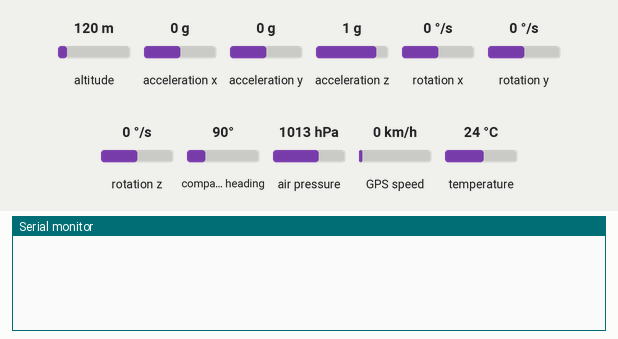
Recording of a sketch running on a simulated Arduino Uno, built with avr-gcc and run on an emulated ATmega328P. On the bench: the last lines printed to the serial monitor. The inputs (shaded band) are chosen by the test bench; at power-on: altitude 120 m, acceleration x 0 g, acceleration y 0 g, acceleration z 1 g, rotation x 0 °/s, rotation y 0 °/s, rotation z 0 °/s, compass heading 90°, air pressure 1013 hPa, GPS speed 0 km/h, temperature 24 °C. The GPS gets a fix after 3 s at 37.7749, -122.4194 with 8 satellites; no radio packets arrive unless stated.

Above: at 1.2 s.
1.3 s: altitude set to 20 m
At 4.5 s:
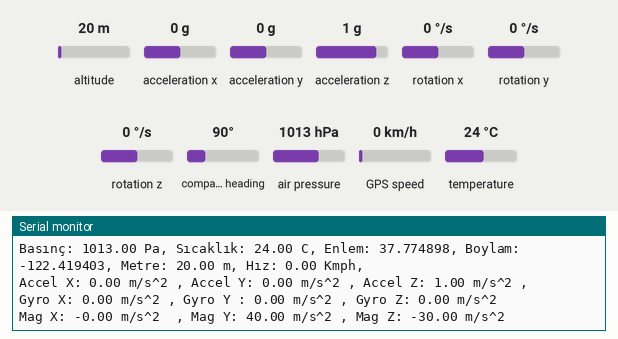
4.8 s: acceleration x set to -1.4 g
6.3 s: acceleration y set to -1.4 g
At 6.89 s:
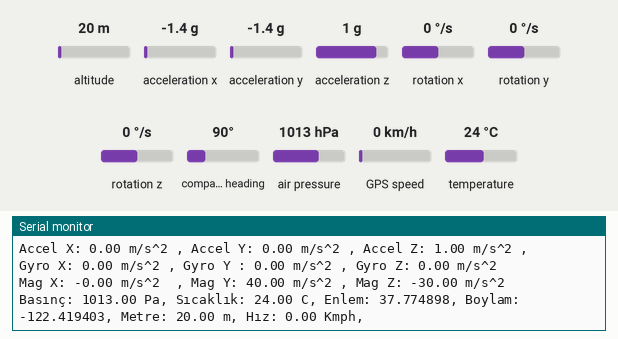
7.8 s: acceleration z set to -1.4 g
At 11.6 s:
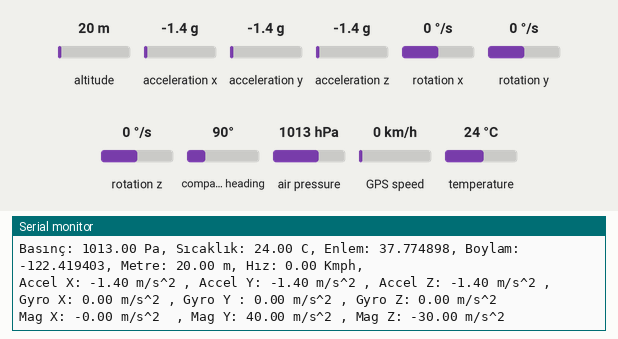

The sketch:

verici-bitti.ino
```cpp
#include <Wire.h>
#include <Adafruit_Sensor.h>
#include <Adafruit_BMP085_U.h>
#include <TinyGPS++.h>
#include <SoftwareSerial.h>
#include <SPI.h>
#include <nRF24L01.h>
#include <RF24.h>
#include <MPU9250_asukiaaa.h>

Adafruit_BMP085_Unified bmp = Adafruit_BMP085_Unified(10085);
SoftwareSerial gpsSerial(4, 3); // RX, TX
TinyGPSPlus gps;
RF24 radio(9, 8); // CE, CSN
const uint64_t pipeOut = 0xE8E8F0F0E1LL;
MPU9250_asukiaaa mpu;

const int chunkSize = 32;

void setup() {
  Serial.begin(9600);
  gpsSerial.begin(9600);
  Wire.begin();

  if (!bmp.begin()) {
    Serial.println("BMP180 bulunamadı, lütfen bağlantıları kontrol edin!");
    while (1);
  }
   // nRF24L01 başlatılıyor
 radio.begin();
  radio.setPALevel(RF24_PA_HIGH);
  radio.setDataRate(RF24_250KBPS);
  radio.setCRCLength(RF24_CRC_8);
  radio.openWritingPipe(pipeOut);
  radio.stopListening();
  // MPU9250 sensörünü başlatma
  mpu.setWire(&Wire);
  mpu.beginAccel();
  mpu.beginGyro();
  mpu.beginMag();
}

void sendChunks(float *data, size_t dataSize) {
  size_t numChunks = (dataSize + chunkSize - 1) / chunkSize;   //gönderilecek toplam (chunk) sayısını hesaplar. Bu değer, dataSize'ı chunkSize'a böler ve bölümü yukarı yuvarlar (ör. 33 byte için 2 parça olacaktır).
  for (size_t i = 0; i < numChunks; i++) {  // numChunks sayısına göre bir döngü başlatılır ve her bir parça gönderilir.
    size_t currentChunkSize = min(chunkSize, dataSize - i * chunkSize);  //değişken oluşturulur ve gönderilecek mevcut parçanın boyutunu hesaplamak için kullanılır.
    radio.write(((uint8_t*)data) + (i * chunkSize), currentChunkSize); //Gönderilecek verinin başlangıç adresi, data'nın adresine i * chunkSize byte ekleyerek belirlenir. Gönderilen verinin boyutu, currentChunkSize ile belirlenir.
    delay(100); // Kısa bir bekleme süresi  Bu, alıcının parçalar arasında veriyi doğru bir şekilde işlemesine olanak tanımak içindir
  }
}

void loop() {
  if (gpsSerial.available()) {
    gps.encode(gpsSerial.read());
  }

  if (gps.location.isUpdated()) {
    float sensorData[15];

    // BMP180 verilerini okuma
    sensors_event_t event;
    bmp.getEvent(&event);
    sensorData[0] = event.pressure;
    float temperature;
    bmp.getTemperature(&temperature);
    sensorData[1] = temperature;

   // GPS verilerini okuma
    sensorData[2] = gps.location.lat();
    sensorData[3] = gps.location.lng();
    sensorData[13] = gps.altitude.meters();
    sensorData[14] = gps.speed.kmph();

   // MPU9250 verilerini okuma
    mpu.accelUpdate();
    sensorData[4] = mpu.accelX();
    sensorData[5] = mpu.accelY();
    sensorData[6] = mpu.accelZ();
    // mpu gyroUpdate
    mpu.gyroUpdate();
    sensorData[7] = mpu.gyroX();
    sensorData[8] = mpu.gyroY();
    sensorData[9] = mpu.gyroZ();
    //mpu mag update
    mpu.magUpdate();
    sensorData[10] = mpu.magX();
        sensorData[11] = mpu.magY();
    sensorData[12] = mpu.magZ();

    // Verileri nRF24L01 ile gönderme
    sendChunks(sensorData, sizeof(sensorData));

    // Gönderilen verileri seri monitörde gösterme
    Serial.print("Basınç: "); Serial.print(sensorData[0]); Serial.print(" Pa, ");
    Serial.print("Sıcaklık: "); Serial.print(sensorData[1]); Serial.print(" C, ");
    Serial.print("Enlem: "); Serial.print(sensorData[2], 6); Serial.print(", ");
    Serial.print("Boylam: "); Serial.print(sensorData[3], 6); Serial.print(", ");
    Serial.print("Metre: "); Serial.print(sensorData[13]); Serial.print(" m, ");
    Serial.print("Hız: "); Serial.print(sensorData[14]); Serial.println(" Kmph, ");
    Serial.print("Accel X: "); Serial.print(sensorData[4]); Serial.print(" m/s^2 , ");
    Serial.print("Accel Y: "); Serial.print(sensorData[5]); Serial.print(" m/s^2 , ");
    Serial.print("Accel Z: "); Serial.print(sensorData[6]); Serial.println(" m/s^2 , ");
    Serial.print("Gyro X: "); Serial.print(sensorData[7]); Serial.print(" m/s^2 , ");
    Serial.print("Gyro Y : "); Serial.print(sensorData[8]); Serial.print(" m/s^2 , ");
    Serial.print("Gyro Z: "); Serial.print(sensorData[9]); Serial.println(" m/s^2");
    Serial.print("Mag X: "); Serial.print(sensorData[10]); Serial.print(" m/s^2  , ");
    Serial.print("Mag Y: "); Serial.print(sensorData[11]); Serial.print(" m/s^2 , ");
    Serial.print("Mag Z: "); Serial.print(sensorData[12]); Serial.println(" m/s^2");

    delay(3000);
  }
}
```

Measured:
- after the input at 1.3 s, the serial monitor: prints a new line after 2.0 s (image 1)
- after the input at 7.8 s, the serial monitor: prints a new line after 2.6 s (image 3)
